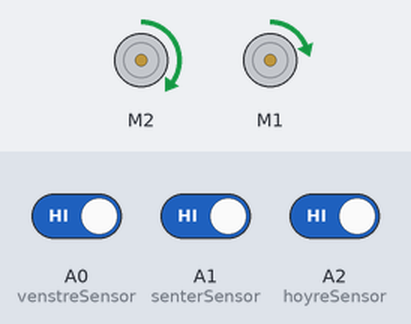
Simulated run of this sketch. Board: Arduino Uno, built with avr-gcc and run on an emulated ATmega328P. On the bench: 2 × DC motor (green arrow = forward, orange = backward, longer = faster). The test bench sets the inputs (shaded band); at power-on: A1 (senterSensor) HIGH, A2 (hoyreSensor) HIGH, A0 (venstreSensor) HIGH.

Above: at 9.2 s.
9.3 s: A1 (senterSensor) driven LOW
At 9.9 s:
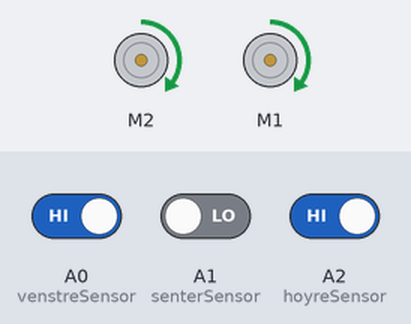
10.8 s: A2 (hoyreSensor) driven LOW
At 11.9 s:
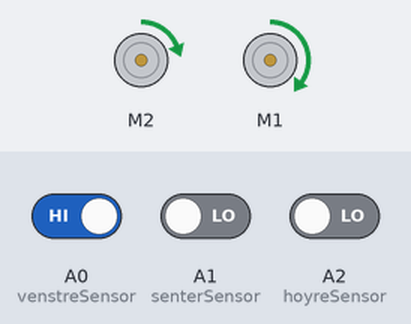
12.3 s: A2 (hoyreSensor) driven HIGH
At 13.1 s:
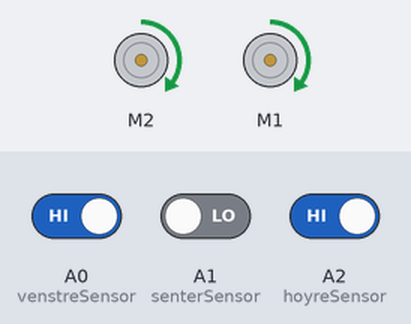
13.8 s: A0 (venstreSensor) driven LOW
At 14.3 s:
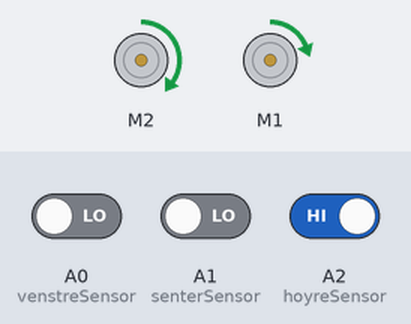
Timing chart, 0 to 16.3 s (numbered marks = the images above; inputs shaded):
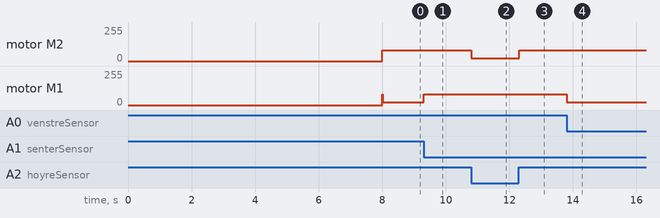

Measured:
- after the input at 9.3 s, motor M1: forward 20/255 → forward 80/255 at once
- after the input at 10.8 s, motor M2: forward 80/255 → forward 20/255 at once
- after the input at 12.3 s, motor M2: forward 20/255 → forward 80/255 at once
- after the input at 13.8 s, motor M1: forward 80/255 → forward 20/255 at once

The sketch:

Hack_Robot_1.ino
```cpp
// --------------------------------------------------------------------------------
// Definer variabler for motorkort
#include <AFMotor.h>

AF_DCMotor venstreMotor(1, MOTOR12_64KHZ);   // lag venstreMotor objekt
AF_DCMotor hoyreMotor(2, MOTOR12_64KHZ);     // lag hoyreMotor objekt

// --------------------------------------------------------------------------------
// Definer variabler for å følge en linje
bool skalFolgeLinje = true;
unsigned int venstre, hoyre, senter;
const int venstreSensor = A0;
const int senterSensor = A1;
const int hoyreSensor = A2;

// Data strukturer for Tilstandsmaskinen som brukes til å følge en linje
struct State {
  unsigned int out;        // Tilstand som vi er i nå
  unsigned int next[6];
};  // Tabell som bestemmer neste tilstand utfra hva sensorene forteller oss
typedef const struct State StateType;

#define Center 0
#define CenterLeft 1
#define Left 2
#define CenterRight 3
#define Right 4

StateType fsm[5] = {
  {Center, { Center, CenterLeft, Left, CenterRight, Right, Right }},        // Center
  {CenterLeft, { Center,  CenterLeft, Left, CenterRight, Right, Left }},    // CenterLeft
  {Left, { Center,  CenterLeft, Left, CenterRight, Right, Left }},          // Left
  {CenterRight, { Center, CenterLeft, Left, CenterRight, Right, Right }},   // CenterRight
  {Right, { Center, CenterLeft, Left, CenterRight, Right, Right }}          // Right
};

unsigned int S;       // index til nåværende tilstand
unsigned int Input;
unsigned int Output;

void setup() {
  hoyreMotor.setSpeed(100);     // sett farten til 100 av max 255
  venstreMotor.setSpeed(100);   // sett farten til 100 av max 255

  // Sett sensorene som input
  pinMode(venstreSensor, INPUT);
  pinMode(senterSensor, INPUT);
  pinMode(hoyreSensor, INPUT);

  S = Center;

  // Pause i 8 sekunder så den ikke kjører mens den er koblet til PC'n
  delay(8000);
}

void loop() {
  Output = fsm[S].out;      // sett output fra Tilstandsmaskinen
  Robot_Output(Output);     // juster hastigheten på motorene utfra gjeldende Tilstand
  delay(10);                // kort pause som bestemmer hvor ofte vi gjør målinger med sensorene
  Input = Robot_Input();    // les sensorene
  S = fsm[S].next[Input];   // neste Tilstand avhenger av input fra sensorer og gjeldende Tilstand
}

unsigned int Robot_Input(void) {
  unsigned int resultat;
  LesFraSensorer();

  // Default er på Banen
  resultat = 0;

  // På Banen
  if ((venstre == 0) && (senter == 0) && (hoyre == 0)) resultat = 0;
  if ((venstre == 1) && (senter == 0) && (hoyre == 1)) resultat = 0;
  if ((venstre == 0) && (senter == 1) && (hoyre == 0)) resultat = 0;

  // Senter Venstre
  if ((venstre == 1) && (senter == 0) && (hoyre == 0)) resultat = 1;

  // Til Venstre
  if ((venstre == 1) && (senter == 1) && (hoyre == 0)) resultat = 2;

  // Senter Høyre
  if ((venstre == 0) && (senter == 0) && (hoyre == 1)) resultat = 3;

  // Til Høyre
  if ((venstre == 0) && (senter == 1) && (hoyre == 1)) resultat = 4;

  // Utenfor banen
  if ((venstre == 1) && (senter == 1) && (hoyre == 1)) resultat = 5;

  return resultat;
}

void Robot_Output(unsigned int output) {
    switch (output) {
    case 0:   // På Banen
      venstreMotor.setSpeed(80);
      hoyreMotor.setSpeed(80);
      break;
    case 1:   // Senter Venstre
      venstreMotor.setSpeed(80);
      hoyreMotor.setSpeed(20);
      break;
    case 2:   // Til Venstre
      venstreMotor.setSpeed(80);
      hoyreMotor.setSpeed(20);
      break;
    case 3:   // Senter Høyre
      venstreMotor.setSpeed(20);
      hoyreMotor.setSpeed(80);
      break;
    case 4:   // Til Høyre
      venstreMotor.setSpeed(20);
      hoyreMotor.setSpeed(80);
      break;
    }
    forover();
}

void LesFraSensorer() {
  venstre = digitalRead(venstreSensor);
  senter = digitalRead(senterSensor);
  hoyre = digitalRead(hoyreSensor);
}

void forover() {
  hoyreMotor.run(FORWARD);
  venstreMotor.run(FORWARD);
}

void stopp() {
  hoyreMotor.run(RELEASE);
  venstreMotor.run(RELEASE);
}
```
